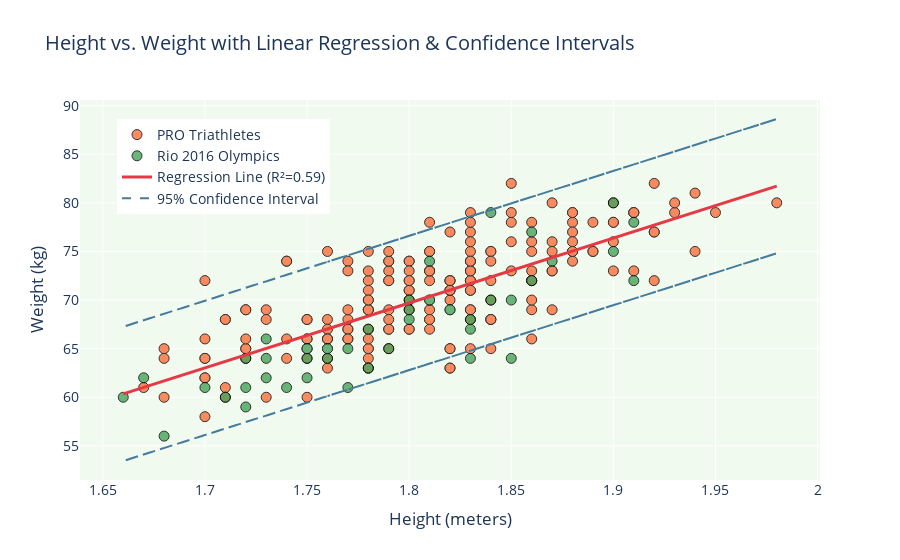
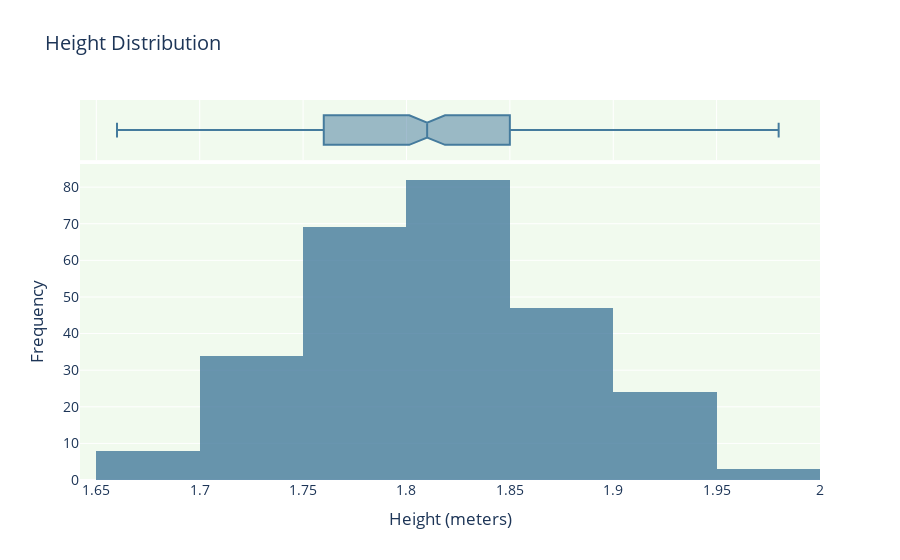
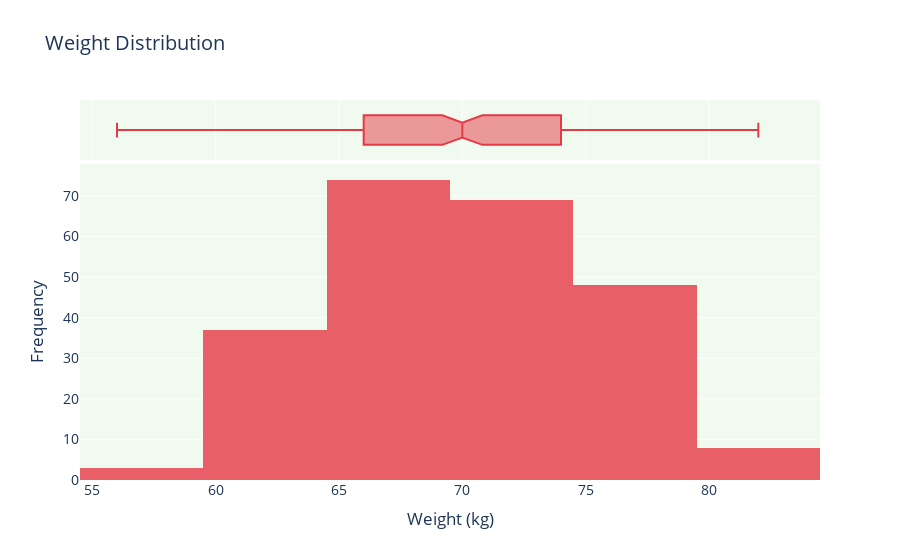

Notebook code cell kept with these figures, in order:
### Markdown cell above
Check out the distribution of these heights and weights from elite athletes - I explain how the data was collected in ironman_elite_men_data_collection.ipynb - let's do a linear regression as well

### Code cell
import pandas as pd
import numpy as np
from scipy import stats
from sklearn.linear_model import LinearRegression
import plotly.graph_objects as go
import plotly.express as px

# File path to the combined dataset
file_path = '/Users/ngirmay/Documents/GitHub/ironman_retrospective/IronMan_2023/body_composition/All_athletes_height_weight.csv'

# Load the dataset
df = pd.read_csv(file_path)

# 1. Normality test for height and weight (Shapiro-Wilk Test)
shapiro_height = stats.shapiro(df['Final_Height'].dropna())
shapiro_weight = stats.shapiro(df['Final_Weight'].dropna())
print(f"Shapiro-Wilk test for Height: {shapiro_height}")
print(f"Shapiro-Wilk test for Weight: {shapiro_weight}")

# 2. Correlation Coefficient (Spearman)
spearman_corr = df[['Final_Height', 'Final_Weight']].corr(method='spearman')
print("\nSpearman Correlation between Height and Weight:")
print(spearman_corr)

# Filter PRO Triathletes and Rio 2016 Olympics athletes
df_pro = df[df['Source'] == 'PRO Triathletes']
df_rio = df[df['Source'] == 'Rio 2016 Olympics']

# Drop missing values for regression
df_clean = df[['Final_Height', 'Final_Weight']].dropna()

# Reshape data for linear regression
X = df_clean['Final_Height'].values.reshape(-1, 1)
y = df_clean['Final_Weight'].values

# Create and fit the model
reg = LinearRegression()
reg.fit(X, y)

# Predicted values and confidence intervals
y_pred = reg.predict(X)
pred_std = np.std(y - y_pred)  # standard deviation of residuals
conf = 1.96 * pred_std  # 95% confidence interval

# Create Plotly figure
fig = go.Figure()

# Plot PRO Triathletes data points
fig.add_trace(go.Scatter(
    x=df_pro['Final_Height'], y=df_pro['Final_Weight'],
    mode='markers', name='PRO Triathletes',
    marker=dict(color='#fd6f3b', size=10, line=dict(width=1, color='black')),
    opacity=0.8
))

# Plot Rio 2016 Olympics data points
fig.add_trace(go.Scatter(
    x=df_rio['Final_Height'], y=df_rio['Final_Weight'],
    mode='markers', name='Rio 2016 Olympics',
    marker=dict(color='#46a35a', size=10, line=dict(width=1, color='black')),
    opacity=0.8
))

# Plot the regression line
fig.add_trace(go.Scatter(
    x=df_clean['Final_Height'], y=y_pred,
    mode='lines', name=f'Regression Line (R²={reg.score(X, y):.2f})',
    line=dict(color='#E63946', width=3)
))

# Plot confidence interval lines
fig.add_trace(go.Scatter(
    x=df_clean['Final_Height'], y=y_pred - conf,
    mode='lines', name='95% Confidence Interval',
    line=dict(color='#457B9D', width=2, dash='dash')
))

fig.add_trace(go.Scatter(
    x=df_clean['Final_Height'], y=y_pred + conf,
    mode='lines', showlegend=False,
    line=dict(color='#457B9D', width=2, dash='dash')
))

# Customize plot layout
fig.update_layout(
    title='Height vs. Weight with Linear Regression & Confidence Intervals',
    xaxis_title='Height (meters)',
    yaxis_title='Weight (kg)',
    plot_bgcolor='#F1FAEE',
    font=dict(size=14, color='#1D3557'),
    legend=dict(x=0.05, y=0.95),
)

# Show the plot
fig.show()

# 4. Z-Scores for Height and Weight (detecting outliers)
df['Height_ZScore'] = np.abs(stats.zscore(df['Final_Height'].dropna()))
df['Weight_ZScore'] = np.abs(stats.zscore(df['Final_Weight'].dropna()))

# Filter athletes with z-scores above 3 (outliers)
outliers = df[(df['Height_ZScore'] > 3) | (df['Weight_ZScore'] > 3)]
print("\nOutliers in Height or Weight (Z-Scores > 3):")
print(outliers[['name', 'Final_Height', 'Final_Weight', 'Height_ZScore', 'Weight_ZScore']])

# 5. Summary statistics
height_summary = df['Final_Height'].describe()
weight_summary = df['Final_Weight'].describe()

print("\nHeight Summary Statistics:")
print(height_summary)

print("\nWeight Summary Statistics:")
print(weight_summary)

# Visualizing height and weight distributions using Plotly
fig_hist = px.histogram(df, x='Final_Height', nbins=10, title='Height Distribution', marginal="box", 
                        color_discrete_sequence=['#457B9D'], opacity=0.8)
fig_hist.update_layout(
    xaxis_title="Height (meters)", yaxis_title="Frequency",
    plot_bgcolor='#F1FAEE', font=dict(size=14, color='#1D3557')
)
fig_hist.show()

fig_weight = px.histogram(df, x='Final_Weight', nbins=10, title='Weight Distribution', marginal="box",
                          color_discrete_sequence=['#E63946'], opacity=0.8)
fig_weight.update_layout(
    xaxis_title="Weight (kg)", yaxis_title="Frequency",
    plot_bgcolor='#F1FAEE', font=dict(size=14, color='#1D3557')
)
fig_weight.show()

### Figure 1 — Plotly figure (JSON) as saved in the notebook; plotly's stock layout.template omitted (floating-point values rounded to 4 significant figures; data arrays with more than 128 entries replaced by an {"elided": "..."} marker saying what was removed)
{"data": [{"marker": {"color": "#fd6f3b", "line": {"color": "black", "width": 1}, "size": 10}, "mode": "markers", "name": "PRO Triathletes", "opacity": 0.8, "type": "scatter", "x": {"elided": "220 float values"}, "y": {"elided": "220 int values"}}, {"marker": {"color": "#46a35a", "line": {"color": "black", "width": 1}, "size": 10}, "mode": "markers", "name": "Rio 2016 Olympics", "opacity": 0.8, "type": "scatter", "x": {"elided": "817 float values"}, "y": {"elided": "817 int values"}}, {"line": {"color": "#E63946", "width": 3}, "mode": "lines", "name": "Regression Line (R²=0.59)", "type": "scatter", "x": {"elided": "239 float values"}, "y": {"elided": "239 float values"}}, {"line": {"color": "#457B9D", "dash": "dash", "width": 2}, "mode": "lines", "name": "95% Confidence Interval", "type": "scatter", "x": {"elided": "239 float values"}, "y": {"elided": "239 float values"}}, {"line": {"color": "#457B9D", "dash": "dash", "width": 2}, "mode": "lines", "showlegend": false, "type": "scatter", "x": {"elided": "239 float values"}, "y": {"elided": "239 float values"}}], "layout": {"font": {"color": "#1D3557", "size": 14}, "legend": {"x": 0.05, "y": 0.95}, "plot_bgcolor": "#F1FAEE", "title": {"text": "Height vs. Weight with Linear Regression & Confidence Intervals"}, "xaxis": {"title": {"text": "Height (meters)"}}, "yaxis": {"title": {"text": "Weight (kg)"}}}}

### Figure 2 — Plotly figure (JSON) as saved in the notebook; plotly's stock layout.template omitted (floating-point values rounded to 4 significant figures; data arrays with more than 128 entries replaced by an {"elided": "..."} marker saying what was removed)
{"data": [{"alignmentgroup": "True", "bingroup": "x", "hovertemplate": "Final_Height=%{x}<br>count=%{y}<extra></extra>", "legendgroup": "", "marker": {"color": "#457B9D", "opacity": 0.8, "pattern": {"shape": ""}}, "name": "", "nbinsx": 10, "offsetgroup": "", "orientation": "v", "showlegend": false, "type": "histogram", "x": {"elided": "1037 float values"}, "xaxis": "x", "yaxis": "y"}, {"alignmentgroup": "True", "hovertemplate": "Final_Height=%{x}<extra></extra>", "legendgroup": "", "marker": {"color": "#457B9D"}, "name": "", "notched": true, "offsetgroup": "", "showlegend": false, "type": "box", "x": {"elided": "1037 float values"}, "xaxis": "x2", "yaxis": "y2"}], "layout": {"barmode": "relative", "font": {"color": "#1D3557", "size": 14}, "legend": {"tracegroupgap": 0}, "plot_bgcolor": "#F1FAEE", "title": {"text": "Height Distribution"}, "xaxis": {"anchor": "y", "domain": [0, 1], "title": {"text": "Height (meters)"}}, "xaxis2": {"anchor": "y2", "domain": [0, 1], "matches": "x", "showgrid": true, "showticklabels": false}, "yaxis": {"anchor": "x", "domain": [0, 0.8316], "title": {"text": "Frequency"}}, "yaxis2": {"anchor": "x2", "domain": [0.8416, 1], "matches": "y2", "showgrid": false, "showline": false, "showticklabels": false, "ticks": ""}}}

### Figure 3 — Plotly figure (JSON) as saved in the notebook; plotly's stock layout.template omitted (floating-point values rounded to 4 significant figures; data arrays with more than 128 entries replaced by an {"elided": "..."} marker saying what was removed)
{"data": [{"alignmentgroup": "True", "bingroup": "x", "hovertemplate": "Final_Weight=%{x}<br>count=%{y}<extra></extra>", "legendgroup": "", "marker": {"color": "#E63946", "opacity": 0.8, "pattern": {"shape": ""}}, "name": "", "nbinsx": 10, "offsetgroup": "", "orientation": "v", "showlegend": false, "type": "histogram", "x": {"elided": "1037 int values"}, "xaxis": "x", "yaxis": "y"}, {"alignmentgroup": "True", "hovertemplate": "Final_Weight=%{x}<extra></extra>", "legendgroup": "", "marker": {"color": "#E63946"}, "name": "", "notched": true, "offsetgroup": "", "showlegend": false, "type": "box", "x": {"elided": "1037 int values"}, "xaxis": "x2", "yaxis": "y2"}], "layout": {"barmode": "relative", "font": {"color": "#1D3557", "size": 14}, "legend": {"tracegroupgap": 0}, "plot_bgcolor": "#F1FAEE", "title": {"text": "Weight Distribution"}, "xaxis": {"anchor": "y", "domain": [0, 1], "title": {"text": "Weight (kg)"}}, "xaxis2": {"anchor": "y2", "domain": [0, 1], "matches": "x", "showgrid": true, "showticklabels": false}, "yaxis": {"anchor": "x", "domain": [0, 0.8316], "title": {"text": "Frequency"}}, "yaxis2": {"anchor": "x2", "domain": [0.8416, 1], "matches": "y2", "showgrid": false, "showline": false, "showticklabels": false, "ticks": ""}}}
